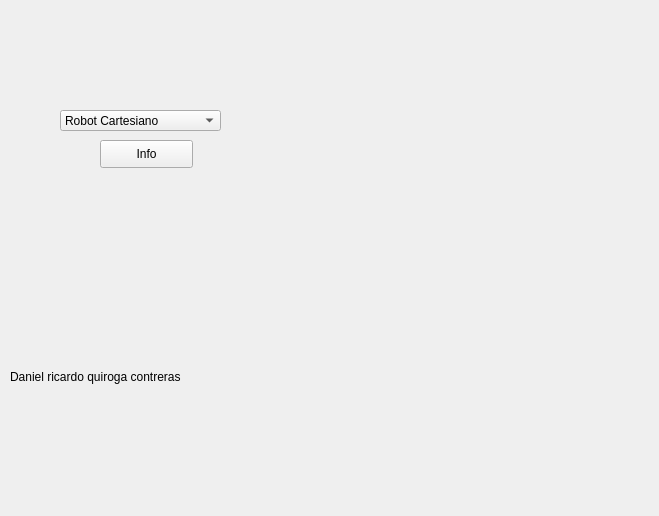
<?xml version="1.0" encoding="UTF-8"?>
<ui version="4.0">
 <class>MainWindow</class>
 <widget class="QMainWindow" name="MainWindow">
  <property name="geometry">
   <rect>
    <x>0</x>
    <y>0</y>
    <width>659</width>
    <height>516</height>
   </rect>
  </property>
  <property name="windowTitle">
   <string>Tipos de Robot</string>
  </property>
  <widget class="QWidget" name="centralwidget">
   <widget class="QComboBox" name="comboBox">
    <property name="geometry">
     <rect>
      <x>60</x>
      <y>110</y>
      <width>161</width>
      <height>21</height>
     </rect>
    </property>
    <item>
     <property name="text">
      <string>Robot Cartesiano</string>
     </property>
    </item>
    <item>
     <property name="text">
      <string>Robot Cilindrico</string>
     </property>
    </item>
    <item>
     <property name="text">
      <string>Robot Esferico</string>
     </property>
    </item>
   </widget>
   <widget class="QLabel" name="label">
    <property name="geometry">
     <rect>
      <x>350</x>
      <y>440</y>
      <width>291</width>
      <height>61</height>
     </rect>
    </property>
    <property name="styleSheet">
     <string notr="true">border-image: url(:/cct/logo ECCI.jpg);</string>
    </property>
    <property name="text">
     <string/>
    </property>
   </widget>
   <widget class="QLabel" name="label_2">
    <property name="geometry">
     <rect>
      <x>280</x>
      <y>60</y>
      <width>361</width>
      <height>361</height>
     </rect>
    </property>
    <property name="text">
     <string/>
    </property>
   </widget>
   <widget class="QLabel" name="label_3">
    <property name="geometry">
     <rect>
      <x>10</x>
      <y>190</y>
      <width>251</width>
      <height>121</height>
     </rect>
    </property>
    <property name="text">
     <string/>
    </property>
    <property name="alignment">
     <set>Qt::AlignLeading|Qt::AlignLeft|Qt::AlignTop</set>
    </property>
   </widget>
   <widget class="QPushButton" name="pushButton">
    <property name="geometry">
     <rect>
      <x>100</x>
      <y>140</y>
      <width>93</width>
      <height>28</height>
     </rect>
    </property>
    <property name="text">
     <string>Info</string>
    </property>
   </widget>
   <widget class="QLabel" name="label_4">
    <property name="geometry">
     <rect>
      <x>10</x>
      <y>370</y>
      <width>241</width>
      <height>111</height>
     </rect>
    </property>
    <property name="text">
     <string>Daniel ricardo quiroga contreras</string>
    </property>
    <property name="alignment">
     <set>Qt::AlignLeading|Qt::AlignLeft|Qt::AlignTop</set>
    </property>
   </widget>
  </widget>
 </widget>
 <resources>
  <include location="logo.qrc"/>
 </resources>
 <connections/>
</ui>
